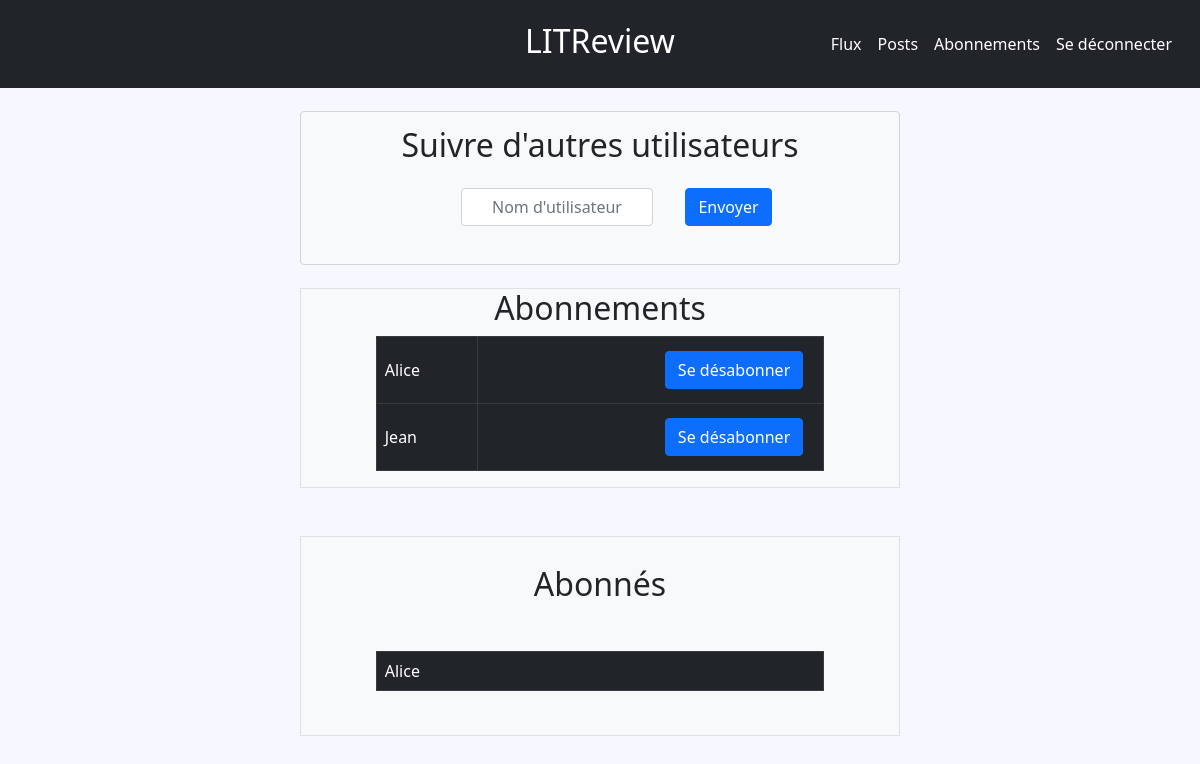
The page /following/followers/ (signed in) on the database its author committed.
### core/models.py (models this page shows)
class User(AbstractUser):
    username = models.CharField(max_length=50, unique=True)
    password = models.CharField(max_length=50, unique=False)
    USERNAME_FIELD = "username"

### following/views.py (the view, shortened to what this page needs)
# urls.py: path("followers/", login_required(FollowersPage.as_view()), name="followers"),
class FollowersPage(View):
    page = "followers.html"
    form = FollowersForm
    def get(self, request):
        form = self.form
        username = request.GET.get('unfollow')
        if username:
            unfollow_user(username)
        context = {
            "form": form,
            "followers": self.followers(request.user.id),
            "subscribers": self.subscribers(request.user.id)
        }
        return render(request, self.page, context=context)
    @staticmethod
    def followers(user_id):
        tab = []
        followers = Follower.objects.all().filter(user_id=user_id)
        for follower in followers:
            tab.append(User.objects.get(id=follower.followed_user_id).username)
        return tab
    @staticmethod
    def subscribers(user_id):
        tab = []
        followers = Follower.objects.all().filter(followed_user_id=user_id)
        for follower in followers:
            tab.append(User.objects.get(id=follower.user_id).username)
        return tab

### following/templates/followers.html
{% block header %}
    {% include 'navbar.html' %}
{% endblock header %}
{% block search_form %}
    {% include 'search_followers.html' %}
{% endblock search_form %}
{% block table_followers %}
    {% include 'table_followers.html' %}
{% endblock table_followers %}
{% block table_subscribers %}
    {% include 'table_subscribers.html' %}
{% endblock table_subscribers %}

### following/templates/table_followers.html (shortened to what this page needs)
<div class="d-flex flex-column justify-content-center align-items-center w-50 h-25 m-auto bg-light border">
    <h2 class="text-center">Abonnements</h2>
    <table class="table table-bordered table-dark w-75">
        <tbody>
            {% for i in followers %}
                <tr>
                    <td class="text-start align-middle">{{ i }}</td>
                    <td class="text-end">
                        <form action="{% url 'followers' %}" method="get" class="form-control bg-transparent border-0">
                            <button class="btn btn-primary" type="submit" name="unfollow" value="{{ i }}">Se désabonner</button>
                        </form>
                    </td>
                </tr>
            {% endfor %}
        </tbody>
    </table>
</div>

### following/templates/table_subscribers.html (shortened to what this page needs)
<div class="d-flex flex-column justify-content-center align-items-center w-50 h-25 m-auto mt-5 bg-light border">
    <h2 class="text-center mb-5">Abonnés</h2>
    <table class="table table-bordered table-dark w-75">
        <tbody>
            <tr>
                {% for i in subscribers %}
                    <tr>
                        <td scope="row" class="text-start align-middle">{{ i }}</td>
                    </tr>
                {% endfor %}
        </tbody>
    </table>
</div>

### static/css/style.css (style rules this page uses)
html, body { height: 100%; }
.custom-body { background-color: #F7F7FF; }
input::placeholder { text-align: center; }
.form-control { margin: 0 auto; }

### rows shown on the page
User: followers "Alice", subscribers "Alice"
User: followers "Jean"
